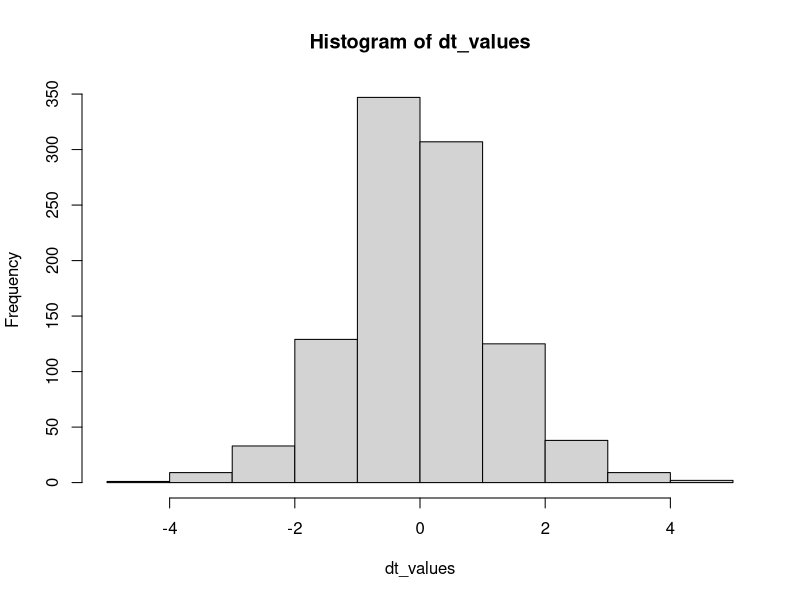
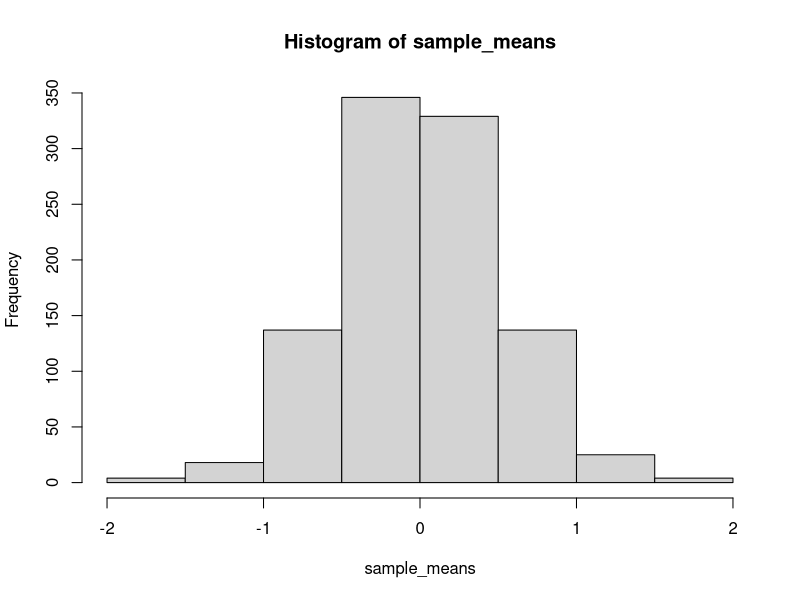
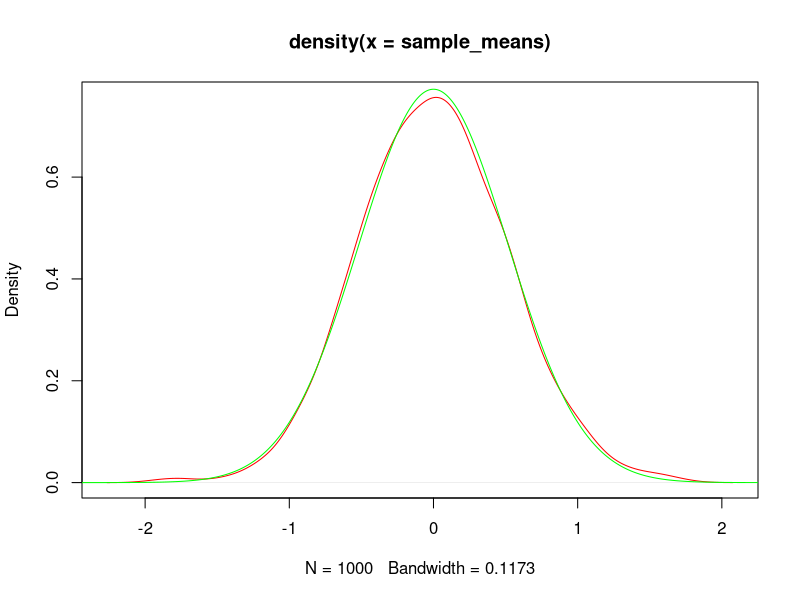
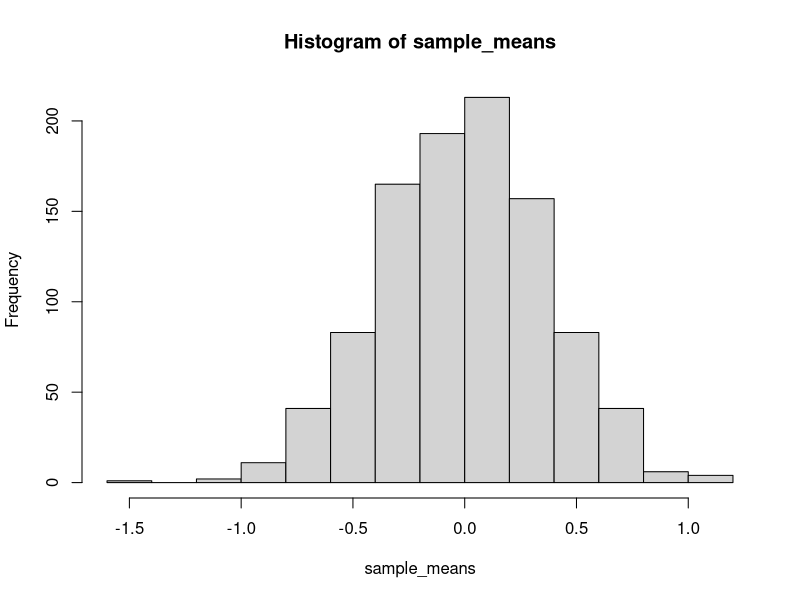
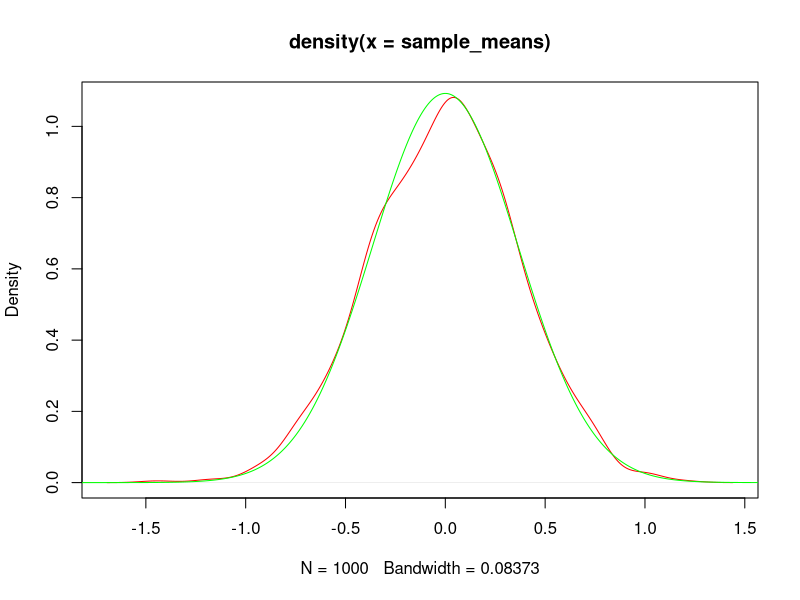
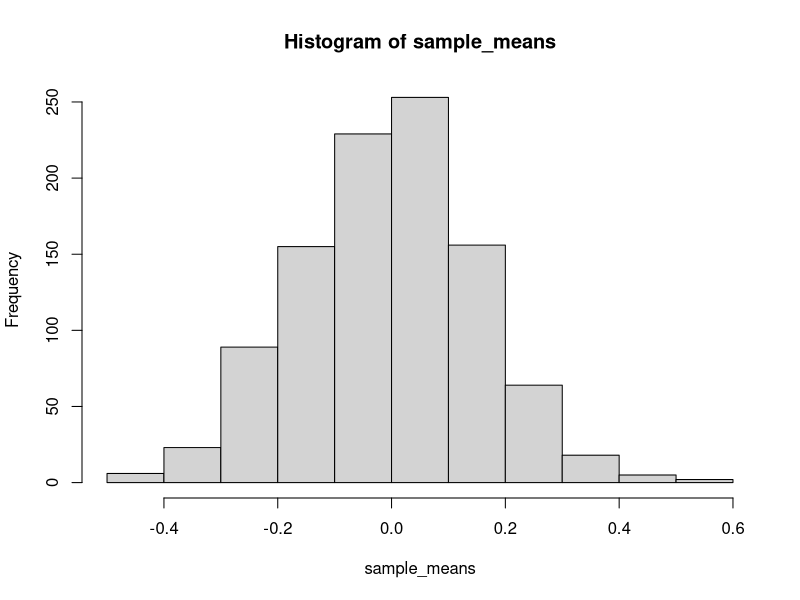
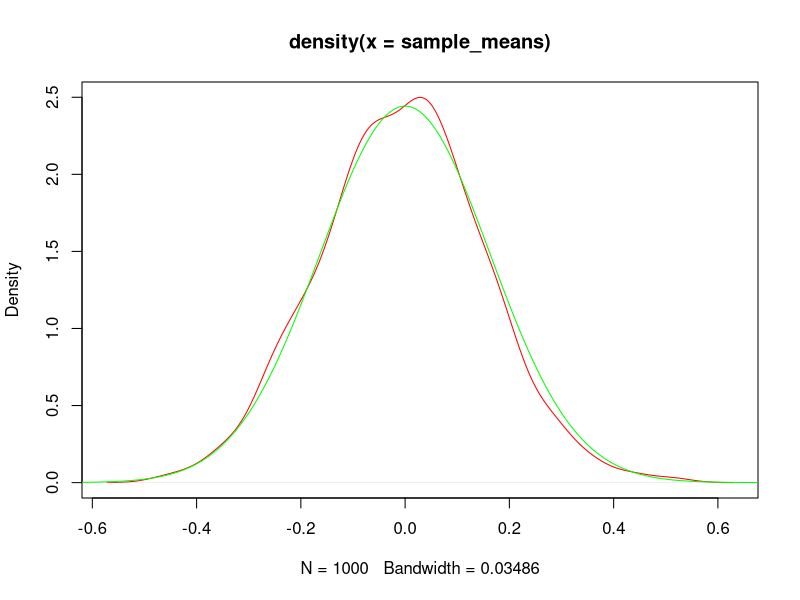

Reproduce these figures in R, in order.
## ---- chunk 1
x <- seq(-4, 4, length=1000)
degf <- 8
dt_values = rt(x, df=degf)
## ---- chunk 2
hist(dt_values)
## ---- chunk 3
create_sample = function(n) {
  l <- rep(0, 1000)
  for (i in 1:1000) {
    l[i] <- mean(rt(sample(x, size = n), df=degf))
  }
  l
}

run_analysis = function(n) {
  sample_means <- create_sample(n)
  hist(sample_means)
  plot(density(sample_means), type="l",col="red")
  x_CLT <- dnorm(x, mean = 0, sd = sqrt((degf / (degf - 2)) / n))
  lines(x, x_CLT, col = "green")
}
## ---- chunk 4
#plot of the histogram, kernel density estimate and a normal approximation from CLT to compare 
n <- 5
run_analysis(n)
## ---- chunk 5
n <- 10
run_analysis(n)
## ---- chunk 6
n <- 50
run_analysis(n)
